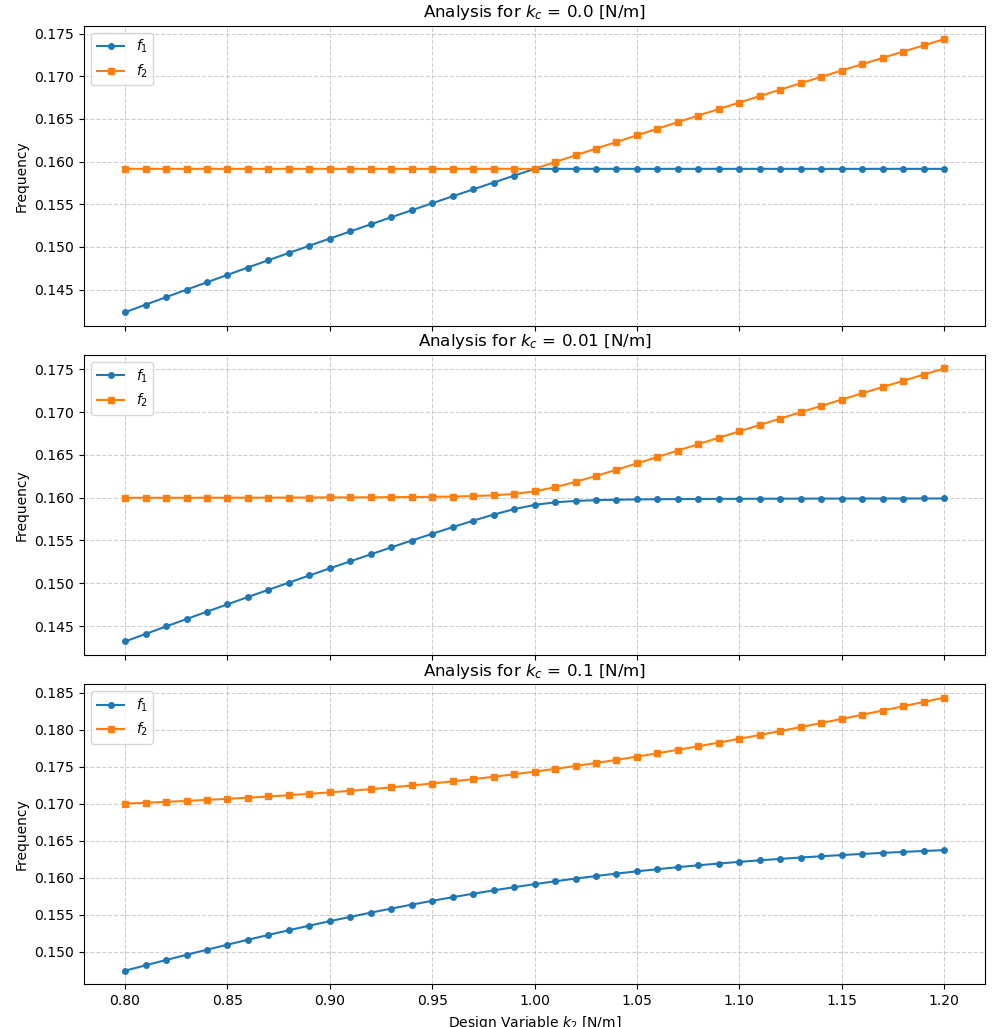

Generate this figure with Python:
import os
import pandas as pd
import matplotlib as mpl
mpl.rcParams['savefig.directory']=os.getcwd()
import matplotlib.pyplot as plt

# 1. Import data
# Note: Files use semicolons as delimiters and contain scientific notation
df_xdhis = pd.read_csv('sampling_xdhis.csv', sep=';')
df_srhis = pd.read_csv('sampling_srhis.csv', sep=';')

# Clean column names (strip whitespace and quotes)
df_xdhis.columns = df_xdhis.columns.str.strip().str.replace('"', '')
df_srhis.columns = df_srhis.columns.str.strip().str.replace('"', '')

# 2. Merge dataframes based on 'Sample No.'
df_combined = pd.merge(df_xdhis, df_srhis, on='Sample No.')

# 3. Ensure F_1 <= F_2 for every data point
# If F_1 is greater than F_2, we swap them to maintain physical consistency
mask = df_combined['F_1'] > df_combined['F_2']
if mask.any():
    print(f"Correction: Swapped F_1 and F_2 for {mask.sum()} data points where F_1 > F_2.")
    # Efficiently swap values using .loc and numpy values
    df_combined.loc[mask, ['F_1', 'F_2']] = df_combined.loc[mask, ['F_2', 'F_1']].values

# 4. Identify the 3 unique values of DV_2 for filtering
dv2_values = sorted(df_combined['DV_2'].unique())
print(f"Found {len(dv2_values)} unique values for DV_2: {dv2_values}")

# 5. Generate 3 subplots
fig, axes = plt.subplots(nrows=3, ncols=1, figsize=(10, 15), sharex=True)

for i, val in enumerate(dv2_values):
    # Filter for the specific DV_2 value and sort by DV_1 for a proper line plot
    subset = df_combined[df_combined['DV_2'] == val].sort_values('DV_1')
    
    ax = axes[i]
    ax.plot(subset['DV_1'], subset['F_1'], label=r'$f_1$', marker='o', markersize=4)
    ax.plot(subset['DV_1'], subset['F_2'], label=r'$f_2$', marker='s', markersize=4)
    
    # Subplot styling
    ax.set_title(f'Analysis for $k_c$ = {val} [N/m]')
    ax.set_ylabel('Frequency')
    ax.legend()
    ax.grid(True, linestyle='--', alpha=0.6)

# Label the x-axis on the bottom plot only
axes[-1].set_xlabel(r'Design Variable $k_2$ [N/m]')

plt.tight_layout()
plt.show()
